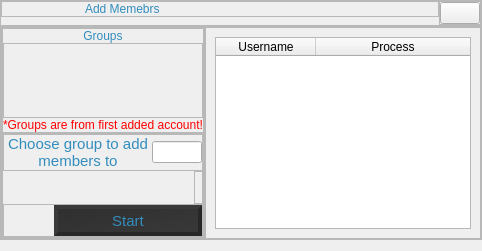
         <widget class="QWidget" name="add_members_page">
          <layout class="QVBoxLayout" name="verticalLayout_19">
           <property name="spacing">
            <number>0</number>
           </property>
           <property name="leftMargin">
            <number>0</number>
           </property>
           <property name="topMargin">
            <number>0</number>
           </property>
           <property name="rightMargin">
            <number>0</number>
           </property>
           <item>
            <widget class="QFrame" name="add_members_label_frame">
             <property name="maximumSize">
              <size>
               <width>16777215</width>
               <height>75</height>
              </size>
             </property>
             <property name="frameShape">
              <enum>QFrame::StyledPanel</enum>
             </property>
             <property name="frameShadow">
              <enum>QFrame::Raised</enum>
             </property>
             <layout class="QHBoxLayout" name="horizontalLayout_6">
              <property name="spacing">
               <number>0</number>
              </property>
              <property name="leftMargin">
               <number>0</number>
              </property>
              <property name="topMargin">
               <number>0</number>
              </property>
              <property name="rightMargin">
               <number>0</number>
              </property>
              <property name="bottomMargin">
               <number>0</number>
              </property>
              <item alignment="Qt::AlignTop">
               <widget class="QFrame" name="add_members_label_frame_2">
                <property name="sizePolicy">
                 <sizepolicy hsizetype="Expanding" vsizetype="Preferred">
                  <horstretch>0</horstretch>
                  <verstretch>0</verstretch>
                 </sizepolicy>
                </property>
                <property name="frameShape">
                 <enum>QFrame::StyledPanel</enum>
                </property>
                <property name="frameShadow">
                 <enum>QFrame::Raised</enum>
                </property>
                <layout class="QHBoxLayout" name="horizontalLayout_7">
                 <property name="spacing">
                  <number>0</number>
                 </property>
                 <property name="leftMargin">
                  <number>30</number>
                 </property>
                 <property name="topMargin">
                  <number>0</number>
                 </property>
                 <property name="rightMargin">
                  <number>0</number>
                 </property>
                 <property name="bottomMargin">
                  <number>0</number>
                 </property>
                 <item>
                  <widget class="QLabel" name="add_members_labe">
                   <property name="maximumSize">
                    <size>
                     <width>300</width>
                     <height>75</height>
                    </size>
                   </property>
                   <property name="styleSheet">
                    <string notr="true">font: 29pt &quot;MS Shell Dlg 2&quot;;
color: rgb(50, 141, 189, 255);</string>
                   </property>
                   <property name="text">
                    <string>Add Memebrs</string>
                   </property>
                  </widget>
                 </item>
                </layout>
               </widget>
              </item>
              <item alignment="Qt::AlignTop">
               <widget class="QFrame" name="settings_frame">
                <property name="maximumSize">
                 <size>
                  <width>60</width>
                  <height>60</height>
                 </size>
                </property>
                <property name="frameShape">
                 <enum>QFrame::StyledPanel</enum>
                </property>
                <property name="frameShadow">
                 <enum>QFrame::Raised</enum>
                </property>
                <layout class="QVBoxLayout" name="verticalLayout_20">
                 <property name="spacing">
                  <number>0</number>
                 </property>
                 <property name="leftMargin">
                  <number>0</number>
                 </property>
                 <property name="topMargin">
                  <number>0</number>
                 </property>
                 <property name="rightMargin">
                  <number>0</number>
                 </property>
                 <property name="bottomMargin">
                  <number>0</number>
                 </property>
                 <item>
                  <widget class="QPushButton" name="settings_button">
                   <property name="text">
                    <string/>
                   </property>
                   <property name="icon">
                    <iconset resource="resources.qrc">
                     <normaloff>:/icons/4954068.png</normaloff>:/icons/4954068.png</iconset>
                   </property>
                  </widget>
                 </item>
                </layout>
               </widget>
              </item>
             </layout>
            </widget>
           </item>
           <item>
            <widget class="QFrame" name="add_members_body_frame">
             <property name="frameShape">
              <enum>QFrame::StyledPanel</enum>
             </property>
             <property name="frameShadow">
              <enum>QFrame::Raised</enum>
             </property>
             <layout class="QHBoxLayout" name="horizontalLayout_8">
              <property name="spacing">
               <number>0</number>
              </property>
              <property name="leftMargin">
               <number>0</number>
              </property>
              <property name="topMargin">
               <number>0</number>
              </property>
              <property name="rightMargin">
               <number>0</number>
              </property>
              <property name="bottomMargin">
               <number>0</number>
              </property>
              <item>
               <widget class="QFrame" name="add_members_input_frame">
                <property name="maximumSize">
                 <size>
                  <width>250</width>
                  <height>16777215</height>
                 </size>
                </property>
                <property name="frameShape">
                 <enum>QFrame::StyledPanel</enum>
                </property>
                <property name="frameShadow">
                 <enum>QFrame::Raised</enum>
                </property>
                <layout class="QVBoxLayout" name="verticalLayout_21">
                 <property name="spacing">
                  <number>0</number>
                 </property>
                 <property name="leftMargin">
                  <number>0</number>
                 </property>
                 <property name="topMargin">
                  <number>0</number>
                 </property>
                 <property name="rightMargin">
                  <number>0</number>
                 </property>
                 <property name="bottomMargin">
                  <number>0</number>
                 </property>
                 <item>
                  <widget class="QFrame" name="add_members_groups_frame">
                   <property name="maximumSize">
                    <size>
                     <width>250</width>
                     <height>250</height>
                    </size>
                   </property>
                   <property name="frameShape">
                    <enum>QFrame::StyledPanel</enum>
                   </property>
                   <property name="frameShadow">
                    <enum>QFrame::Raised</enum>
                   </property>
                   <layout class="QVBoxLayout" name="verticalLayout_22">
                    <property name="spacing">
                     <number>0</number>
                    </property>
                    <property name="leftMargin">
                     <number>0</number>
                    </property>
                    <property name="topMargin">
                     <number>0</number>
                    </property>
                    <property name="rightMargin">
                     <number>0</number>
                    </property>
                    <property name="bottomMargin">
                     <number>0</number>
                    </property>
                    <item>
                     <widget class="QLabel" name="groups_label">
                      <property name="styleSheet">
                       <string notr="true">color: rgb(50, 141, 189, 255);
font: 12pt &quot;MS Shell Dlg 2&quot;;</string>
                      </property>
                      <property name="text">
                       <string>Groups</string>
                      </property>
                      <property name="alignment">
                       <set>Qt::AlignCenter</set>
                      </property>
                     </widget>
                    </item>
                    <item>
                     <widget class="QScrollArea" name="add_members_groups_list">
                      <property name="widgetResizable">
                       <bool>true</bool>
                      </property>
                      <widget class="QWidget" name="scrollAreaWidgetContents_3">
                       <property name="geometry">
                        <rect>
                         <x>0</x>
                         <y>0</y>
                         <width>244</width>
                         <height>206</height>
                        </rect>
                       </property>
                      </widget>
                     </widget>
                    </item>
                    <item>
                     <widget class="QLabel" name="groups_from_label">
                      <property name="styleSheet">
                       <string notr="true">color: rgb(255, 0, 0)</string>
                      </property>
                      <property name="text">
                       <string>*Groups are from first added account!</string>
                      </property>
                     </widget>
                    </item>
                   </layout>
                  </widget>
                 </item>
                 <item>
                  <widget class="QFrame" name="add_members_input_frame_2">
                   <property name="maximumSize">
                    <size>
                     <width>250</width>
                     <height>220</height>
                    </size>
                   </property>
                   <property name="frameShape">
                    <enum>QFrame::StyledPanel</enum>
                   </property>
                   <property name="frameShadow">
                    <enum>QFrame::Raised</enum>
                   </property>
                   <layout class="QVBoxLayout" name="verticalLayout_23">
                    <property name="spacing">
                     <number>0</number>
                    </property>
                    <property name="leftMargin">
                     <number>0</number>
                    </property>
                    <property name="topMargin">
                     <number>0</number>
                    </property>
                    <property name="rightMargin">
                     <number>0</number>
                    </property>
                    <property name="bottomMargin">
                     <number>0</number>
                    </property>
                    <item alignment="Qt::AlignTop">
                     <widget class="QFrame" name="add_members_choose_group_input_frame">
                      <property name="frameShape">
                       <enum>QFrame::StyledPanel</enum>
                      </property>
                      <property name="frameShadow">
                       <enum>QFrame::Raised</enum>
                      </property>
                      <layout class="QHBoxLayout" name="horizontalLayout_14">
                       <property name="spacing">
                        <number>0</number>
                       </property>
                       <property name="leftMargin">
                        <number>0</number>
                       </property>
                       <property name="topMargin">
                        <number>0</number>
                       </property>
                       <property name="rightMargin">
                        <number>0</number>
                       </property>
                       <property name="bottomMargin">
                        <number>0</number>
                       </property>
                       <item>
                        <widget class="QLabel" name="choose_group_input_label">
                         <property name="maximumSize">
                          <size>
                           <width>250</width>
                           <height>50</height>
                          </size>
                         </property>
                         <property name="font">
                          <font>
                           <pointsize>11</pointsize>
                          </font>
                         </property>
                         <property name="autoFillBackground">
                          <bool>false</bool>
                         </property>
                         <property name="styleSheet">
                          <string notr="true">color: rgb(50, 141, 189, 255)</string>
                         </property>
                         <property name="text">
                          <string>Choose group to add members to</string>
                         </property>
                         <property name="alignment">
                          <set>Qt::AlignCenter</set>
                         </property>
                         <property name="wordWrap">
                          <bool>true</bool>
                         </property>
                        </widget>
                       </item>
                       <item>
                        <widget class="QLineEdit" name="choose_group_input_2">
                         <property name="maximumSize">
                          <size>
                           <width>50</width>
                           <height>16777215</height>
                          </size>
                         </property>
                         <property name="alignment">
                          <set>Qt::AlignCenter</set>
                         </property>
                        </widget>
                       </item>
                      </layout>
                     </widget>
                    </item>
                    <item alignment="Qt::AlignRight">
                     <widget class="QFrame" name="must_choose_group_frame">
                      <property name="sizePolicy">
                       <sizepolicy hsizetype="Preferred" vsizetype="Expanding">
                        <horstretch>0</horstretch>
                        <verstretch>0</verstretch>
                       </sizepolicy>
                      </property>
                      <property name="frameShape">
                       <enum>QFrame::StyledPanel</enum>
                      </property>
                      <property name="frameShadow">
                       <enum>QFrame::Raised</enum>
                      </property>
                      <layout class="QVBoxLayout" name="verticalLayout_12">
                       <property name="spacing">
                        <number>0</number>
                       </property>
                       <property name="leftMargin">
                        <number>0</number>
                       </property>
                       <property name="topMargin">
                        <number>0</number>
                       </property>
                       <property name="rightMargin">
                        <number>0</number>
                       </property>
                       <property name="bottomMargin">
                        <number>0</number>
                       </property>
                       <item alignment="Qt::AlignTop">
                        <widget class="QLabel" name="choose_group_label_2">
                         <property name="styleSheet">
                          <string notr="true">color: rgb(255, 0, 0)</string>
                         </property>
                         <property name="text">
                          <string/>
                         </property>
                        </widget>
                       </item>
                      </layout>
                     </widget>
                    </item>
                    <item>
                     <widget class="QFrame" name="add_members_start_frame">
                      <property name="sizePolicy">
                       <sizepolicy hsizetype="Expanding" vsizetype="Expanding">
                        <horstretch>0</horstretch>
                        <verstretch>0</verstretch>
                       </sizepolicy>
                      </property>
                      <property name="maximumSize">
                       <size>
                        <width>16777215</width>
                        <height>50</height>
                       </size>
                      </property>
                      <property name="frameShape">
                       <enum>QFrame::StyledPanel</enum>
                      </property>
                      <property name="frameShadow">
                       <enum>QFrame::Raised</enum>
                      </property>
                      <layout class="QVBoxLayout" name="verticalLayout_6">
                       <property name="spacing">
                        <number>0</number>
                       </property>
                       <property name="leftMargin">
                        <number>50</number>
                       </property>
                       <property name="topMargin">
                        <number>0</number>
                       </property>
                       <property name="rightMargin">
                        <number>0</number>
                       </property>
                       <property name="bottomMargin">
                        <number>0</number>
                       </property>
                       <item>
                        <widget class="QPushButton" name="choose_csv_button_2">
                         <property name="sizePolicy">
                          <sizepolicy hsizetype="Minimum" vsizetype="Minimum">
                           <horstretch>0</horstretch>
                           <verstretch>0</verstretch>
                          </sizepolicy>
                         </property>
                         <property name="maximumSize">
                          <size>
                           <width>150</width>
                           <height>40</height>
                          </size>
                         </property>
                         <property name="font">
                          <font>
                           <pointsize>11</pointsize>
                          </font>
                         </property>
                         <property name="styleSheet">
                          <string notr="true">background-color: qlineargradient(spread:pad, x1:0.039801, y1:0.023, x2:1, y2:1, stop:0 rgba(47, 47, 47, 255), stop:1 rgba(57, 57, 57, 255));
color: rgb(50, 141, 189, 255);
border-radius:20px;
border-color:rgb(39,39,39,255);
border-style:outset;
border-width:4px;</string>
                         </property>
                         <property name="text">
                          <string>Start</string>
                         </property>
                        </widget>
                       </item>
                      </layout>
                     </widget>
                    </item>
                   </layout>
                  </widget>
                 </item>
                </layout>
               </widget>
              </item>
              <item>
               <widget class="QFrame" name="add_members_list_frame">
                <property name="frameShape">
                 <enum>QFrame::StyledPanel</enum>
                </property>
                <property name="frameShadow">
                 <enum>QFrame::Raised</enum>
                </property>
                <layout class="QVBoxLayout" name="verticalLayout_26">
                 <item>
                  <widget class="QTableWidget" name="add_members_list">
                   <attribute name="horizontalHeaderStretchLastSection">
                    <bool>true</bool>
                   </attribute>
                   <column>
                    <property name="text">
                     <string>Username</string>
                    </property>
                   </column>
                   <column>
                    <property name="text">
                     <string>Process</string>
                    </property>
                   </column>
                  </widget>
                 </item>
                </layout>
               </widget>
              </item>
             </layout>
            </widget>
           </item>
          </layout>
         </widget>
